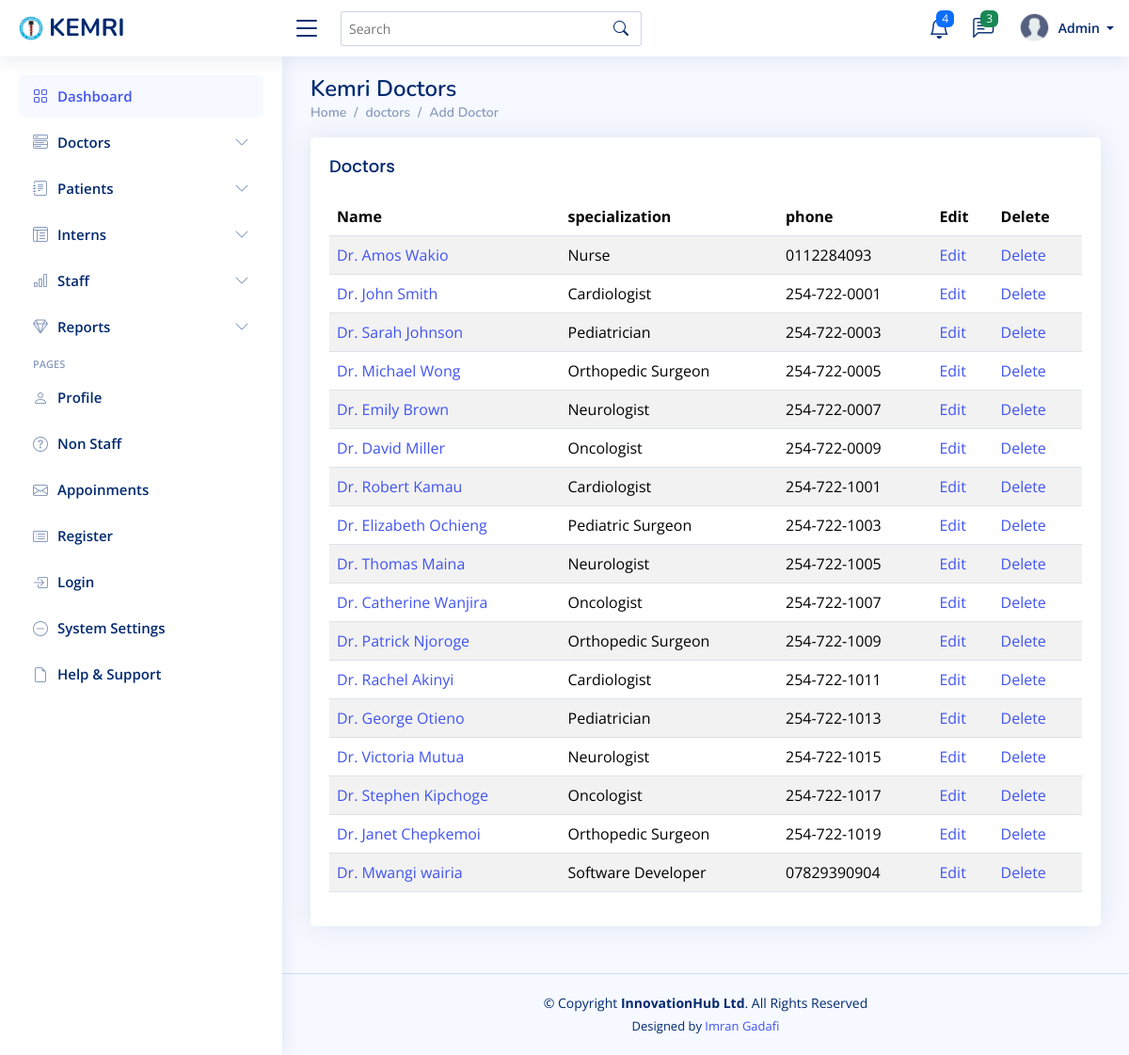
The app's page /doctors/, older data.
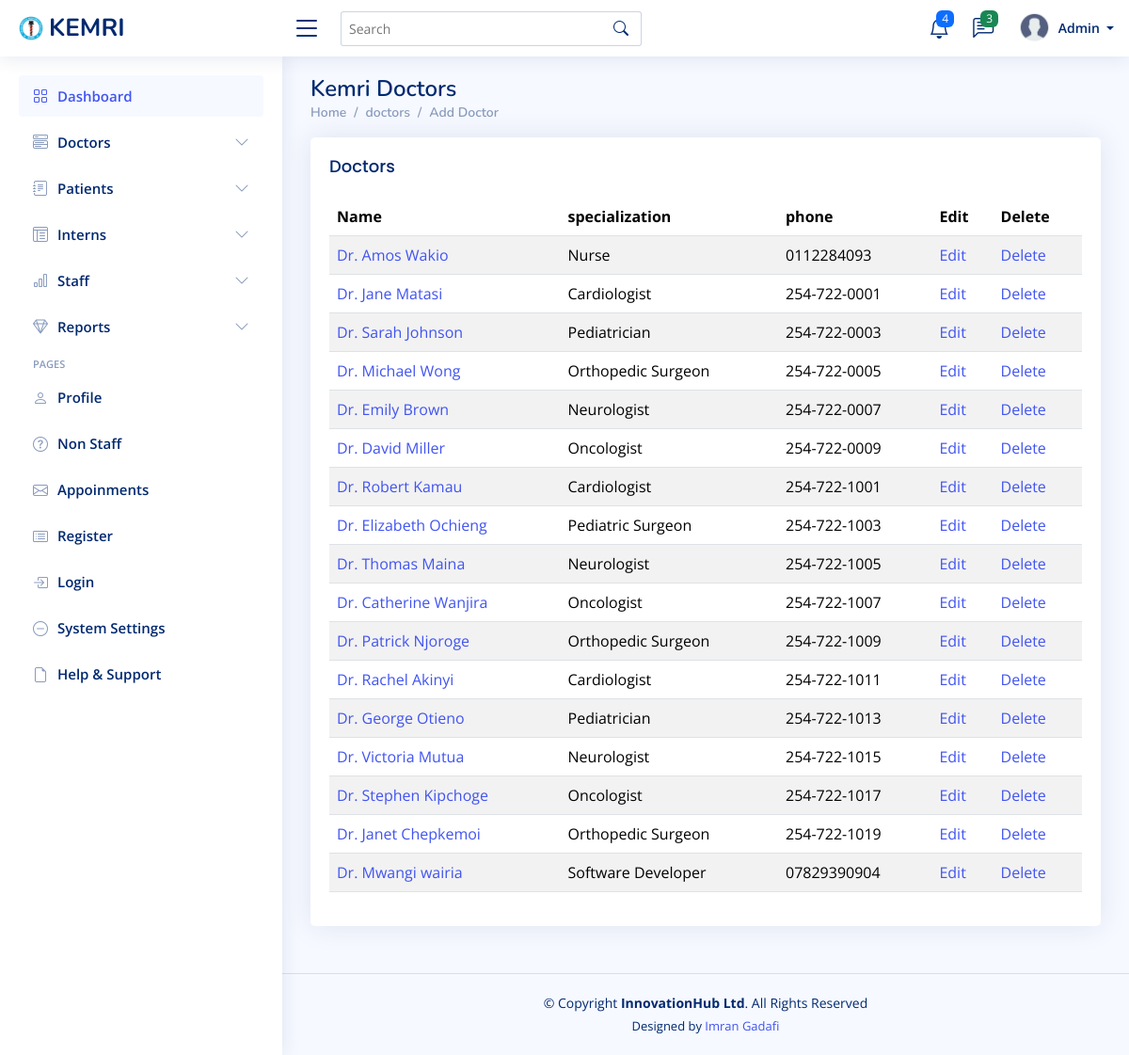
The same page, newer data.
### mtwapa_branch/models.py (models this page shows)
class Doctor(models.Model):
    first_name = models.CharField(max_length=100)
    last_name = models.CharField(max_length=100)
    gender = models.CharField(
        max_length=10,
        choices=[('Male', 'Male'), ('Female', 'Female'), ('Other', 'Other')],
        blank=True,
        null=True
    )
    phone = models.CharField(max_length=100)
    emergency_contact_name = models.CharField(max_length=100, blank=True, null=True)
    emergency_contact_phone = models.CharField(max_length=15, blank=True, null=True)
    address = models.CharField(max_length=100)
    identification_no = models.CharField(max_length=100)
    specialization = models.CharField(max_length=100)
    department = models.ForeignKey(
        'Department',
        on_delete=models.SET_NULL,
        null=True,
        related_name='doctors'  # Custom related_name to avoid clash
    )
    years_of_experience = models.PositiveIntegerField()
    available_days = models.CharField(max_length=255)  # e.g., "Monday, Wednesday, Friday"
    profile_picture = models.ImageField(upload_to='doctor_profiles/', blank=True, null=True)
    def __str__(self):
        return f"Dr. {self.first_name} {self.last_name}"

### mtwapa_branch/views.py (the view)
# urls.py: path('doctors/', views.doctor_list, name='doctor_list'),
def doctor_list(request):
    doctors = Doctor.objects.all()
    return render(request, 'doctor/doctor_list.html', {'doctors': doctors})

### templates/doctor/doctor_list.html
{% extends "base/base.html" %}
{% block content %}
<div class="pagetitle">
    <h1>Kemri Doctors  </h1>
    <nav>
      <ol class="breadcrumb">
        <li class="breadcrumb-item"><a href="{% url 'dashboard'%}">Home</a></li>
        <li class="breadcrumb-item">doctors</li>
        <li class="breadcrumb-item active"><a href="{% url 'doctor_create' %}">Add Doctor</a></li>
      </ol>
    </nav>
  </div>
  <section class="section">
    <div class="row">
      <div class="col-lg-12">
        <div class="card">
          <div class="card-body">
            <h5 class="card-title">Doctors </h5>
            <div class="table-responsive">
                <table class="table table-striped datatable">
                <thead>
                    <tr>
                        <th>Name </th>
                        <th>specialization </th>
                        <th>phone</th>
                        <th>Edit</th>
                        <th>Delete</th>
                    </tr>
                </thead>
                <tbody>
                    {% for doctor in doctors %}
                    <tr>
                        <td><a href="{% url 'doctor_detail' doctor.pk %}">{{ doctor }}</a></td>
                        <td>  {{ doctor.specialization  }}</td>
                        <td>{{ doctor.phone }}</td>
                        <td><a href="{% url 'doctor_update' doctor.pk %}">Edit</a></td>
                        <td><a href="{% url 'doctor_delete' doctor.pk %}">Delete</a></td>
                    </tr>
                    {% endfor %}
                </tbody>
            </table>
        </div>
    </div>
    </div>
    </div>
    </section>
    {% endblock %}

Row changes from the older to the newer data that the page shows:
changed Doctor: first_name+last_name "Dr. John Smith" → "Dr. Jane Matasi"
